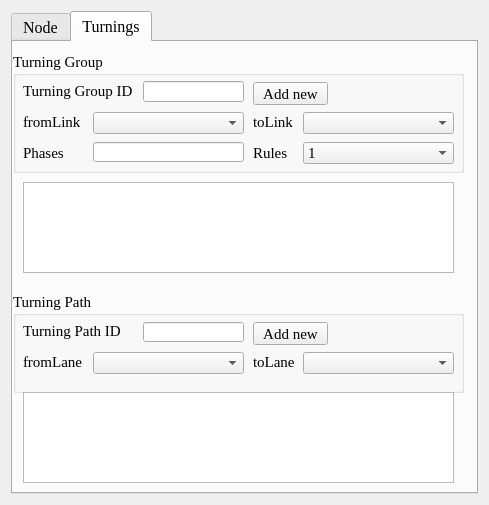
<?xml version="1.0" encoding="UTF-8"?>
<ui version="4.0">
 <class>MultiNode</class>
 <widget class="QDialog" name="MultiNode">
  <property name="enabled">
   <bool>true</bool>
  </property>
  <property name="geometry">
   <rect>
    <x>0</x>
    <y>0</y>
    <width>489</width>
    <height>505</height>
   </rect>
  </property>
  <property name="font">
   <font>
    <family>Tahoma</family>
    <pointsize>13</pointsize>
   </font>
  </property>
  <property name="contextMenuPolicy">
   <enum>Qt::DefaultContextMenu</enum>
  </property>
  <property name="windowTitle">
   <string notr="true">iSimGis Converter</string>
  </property>
  <property name="windowOpacity">
   <double>4.000000000000000</double>
  </property>
  <property name="toolTip">
   <string notr="true"/>
  </property>
  <property name="statusTip">
   <string notr="true"/>
  </property>
  <property name="sizeGripEnabled">
   <bool>false</bool>
  </property>
  <layout class="QGridLayout" name="gridLayout_4">
   <item row="0" column="0">
    <widget class="QTabWidget" name="tabWidget">
     <property name="sizePolicy">
      <sizepolicy hsizetype="Expanding" vsizetype="Expanding">
       <horstretch>0</horstretch>
       <verstretch>0</verstretch>
      </sizepolicy>
     </property>
     <property name="maximumSize">
      <size>
       <width>471</width>
       <height>16777215</height>
      </size>
     </property>
     <property name="font">
      <font>
       <family>Times New Roman</family>
       <pointsize>12</pointsize>
      </font>
     </property>
     <property name="currentIndex">
      <number>1</number>
     </property>
     <property name="iconSize">
      <size>
       <width>16</width>
       <height>16</height>
      </size>
     </property>
     <property name="tabsClosable">
      <bool>false</bool>
     </property>
     <widget class="QWidget" name="tab">
      <attribute name="title">
       <string>Node</string>
      </attribute>
      <widget class="QLabel" name="TrafficLightIDlabel">
       <property name="geometry">
        <rect>
         <x>10</x>
         <y>140</y>
         <width>111</width>
         <height>21</height>
        </rect>
       </property>
       <property name="font">
        <font>
         <family>Times New Roman</family>
         <pointsize>12</pointsize>
        </font>
       </property>
       <property name="text">
        <string>Traffic Light ID</string>
       </property>
       <property name="buddy">
        <cstring>trafficLightID</cstring>
       </property>
      </widget>
      <widget class="QLabel" name="NodeTypelabel">
       <property name="geometry">
        <rect>
         <x>10</x>
         <y>90</y>
         <width>81</width>
         <height>21</height>
        </rect>
       </property>
       <property name="font">
        <font>
         <family>Times New Roman</family>
         <pointsize>12</pointsize>
        </font>
       </property>
       <property name="text">
        <string>Node Type</string>
       </property>
       <property name="buddy">
        <cstring>nodeType</cstring>
       </property>
      </widget>
      <widget class="QComboBox" name="nodeType">
       <property name="geometry">
        <rect>
         <x>90</x>
         <y>90</y>
         <width>361</width>
         <height>21</height>
        </rect>
       </property>
       <property name="font">
        <font>
         <family>Times New Roman</family>
         <pointsize>12</pointsize>
        </font>
       </property>
       <item>
        <property name="text">
         <string>Default Node</string>
        </property>
       </item>
       <item>
        <property name="text">
         <string>Urban Intersection with Signal</string>
        </property>
       </item>
       <item>
        <property name="text">
         <string>Urban Intersection without signal</string>
        </property>
       </item>
       <item>
        <property name="text">
         <string>Priority Merge Node</string>
        </property>
       </item>
       <item>
        <property name="text">
         <string>Non-Priority Merge Node</string>
        </property>
       </item>
      </widget>
      <widget class="QLineEdit" name="trafficLightID">
       <property name="geometry">
        <rect>
         <x>130</x>
         <y>140</y>
         <width>101</width>
         <height>21</height>
        </rect>
       </property>
      </widget>
      <widget class="QGroupBox" name="attributeGroup">
       <property name="geometry">
        <rect>
         <x>1</x>
         <y>28</y>
         <width>463</width>
         <height>45</height>
        </rect>
       </property>
       <property name="font">
        <font>
         <family>Times New Roman</family>
         <pointsize>12</pointsize>
        </font>
       </property>
       <property name="title">
        <string/>
       </property>
       <layout class="QGridLayout" name="gridLayout">
        <property name="leftMargin">
         <number>5</number>
        </property>
        <property name="topMargin">
         <number>5</number>
        </property>
        <property name="rightMargin">
         <number>5</number>
        </property>
        <property name="bottomMargin">
         <number>5</number>
        </property>
        <item row="0" column="0">
         <layout class="QHBoxLayout" name="horizontalLayout">
          <item>
           <widget class="QLabel" name="nodeIdLabel">
            <property name="font">
             <font>
              <family>Times New Roman</family>
              <pointsize>12</pointsize>
             </font>
            </property>
            <property name="text">
             <string>Node Id*</string>
            </property>
            <property name="buddy">
             <cstring>nodeId</cstring>
            </property>
           </widget>
          </item>
          <item>
           <widget class="QLineEdit" name="nodeId">
            <property name="font">
             <font>
              <family>Times New Roman</family>
              <pointsize>11</pointsize>
             </font>
            </property>
           </widget>
          </item>
          <item>
           <widget class="QLabel" name="aimsunIdLabel">
            <property name="font">
             <font>
              <family>Times New Roman</family>
              <pointsize>12</pointsize>
             </font>
            </property>
            <property name="text">
             <string>Aimsun Id*</string>
            </property>
            <property name="buddy">
             <cstring>aimsunId</cstring>
            </property>
           </widget>
          </item>
          <item>
           <widget class="QLineEdit" name="aimsunId">
            <property name="font">
             <font>
              <family>Times New Roman</family>
              <pointsize>11</pointsize>
             </font>
            </property>
           </widget>
          </item>
         </layout>
        </item>
       </layout>
      </widget>
      <widget class="QSplitter" name="splitter">
       <property name="geometry">
        <rect>
         <x>290</x>
         <y>390</y>
         <width>121</width>
         <height>29</height>
        </rect>
       </property>
       <property name="font">
        <font>
         <family>Times New Roman</family>
         <pointsize>11</pointsize>
        </font>
       </property>
       <property name="orientation">
        <enum>Qt::Horizontal</enum>
       </property>
       <widget class="QLabel" name="errorMessage">
        <property name="font">
         <font>
          <family>Times New Roman</family>
          <pointsize>11</pointsize>
          <italic>true</italic>
         </font>
        </property>
        <property name="styleSheet">
         <string notr="true">color: rgb(255, 20, 27)</string>
        </property>
        <property name="text">
         <string/>
        </property>
       </widget>
       <widget class="QPushButton" name="actionButton">
        <property name="maximumSize">
         <size>
          <width>100</width>
          <height>100</height>
         </size>
        </property>
        <property name="font">
         <font>
          <family>Times New Roman</family>
          <pointsize>11</pointsize>
         </font>
        </property>
        <property name="text">
         <string>ADD</string>
        </property>
       </widget>
      </widget>
     </widget>
     <widget class="QWidget" name="tab_3">
      <attribute name="title">
       <string>Turnings</string>
      </attribute>
      <widget class="QGroupBox" name="turningGroup">
       <property name="geometry">
        <rect>
         <x>0</x>
         <y>10</y>
         <width>451</width>
         <height>121</height>
        </rect>
       </property>
       <property name="font">
        <font>
         <family>Times New Roman</family>
         <pointsize>11</pointsize>
        </font>
       </property>
       <property name="title">
        <string>Turning Group</string>
       </property>
       <widget class="QLabel" name="turningGroupIDlabel">
        <property name="geometry">
         <rect>
          <x>10</x>
          <y>30</y>
          <width>111</width>
          <height>17</height>
         </rect>
        </property>
        <property name="text">
         <string>Turning Group ID</string>
        </property>
        <property name="buddy">
         <cstring>turningGroupID</cstring>
        </property>
       </widget>
       <widget class="QLineEdit" name="turningGroupID">
        <property name="geometry">
         <rect>
          <x>130</x>
          <y>29</y>
          <width>101</width>
          <height>21</height>
         </rect>
        </property>
       </widget>
       <widget class="QLabel" name="fromLinklabel">
        <property name="geometry">
         <rect>
          <x>10</x>
          <y>60</y>
          <width>61</width>
          <height>20</height>
         </rect>
        </property>
        <property name="text">
         <string>fromLink</string>
        </property>
        <property name="buddy">
         <cstring>fromLink</cstring>
        </property>
       </widget>
       <widget class="QComboBox" name="fromLink">
        <property name="geometry">
         <rect>
          <x>80</x>
          <y>60</y>
          <width>151</width>
          <height>22</height>
         </rect>
        </property>
       </widget>
       <widget class="QLabel" name="toLinklabel">
        <property name="geometry">
         <rect>
          <x>240</x>
          <y>60</y>
          <width>51</width>
          <height>20</height>
         </rect>
        </property>
        <property name="text">
         <string>toLink</string>
        </property>
        <property name="buddy">
         <cstring>toLink</cstring>
        </property>
       </widget>
       <widget class="QComboBox" name="toLink">
        <property name="geometry">
         <rect>
          <x>290</x>
          <y>60</y>
          <width>151</width>
          <height>22</height>
         </rect>
        </property>
       </widget>
       <widget class="QLabel" name="Phaseslabel">
        <property name="geometry">
         <rect>
          <x>10</x>
          <y>90</y>
          <width>47</width>
          <height>21</height>
         </rect>
        </property>
        <property name="text">
         <string>Phases</string>
        </property>
        <property name="buddy">
         <cstring>Phases</cstring>
        </property>
       </widget>
       <widget class="QComboBox" name="Rules">
        <property name="geometry">
         <rect>
          <x>290</x>
          <y>90</y>
          <width>151</width>
          <height>22</height>
         </rect>
        </property>
        <property name="sizeAdjustPolicy">
         <enum>QComboBox::AdjustToContentsOnFirstShow</enum>
        </property>
        <item>
         <property name="text">
          <string>1</string>
         </property>
        </item>
        <item>
         <property name="text">
          <string>2</string>
         </property>
        </item>
        <item>
         <property name="text">
          <string>3</string>
         </property>
        </item>
        <item>
         <property name="text">
          <string>4</string>
         </property>
        </item>
       </widget>
       <widget class="QLabel" name="Ruleslabel">
        <property name="geometry">
         <rect>
          <x>240</x>
          <y>90</y>
          <width>47</width>
          <height>21</height>
         </rect>
        </property>
        <property name="text">
         <string>Rules</string>
        </property>
        <property name="buddy">
         <cstring>Rules</cstring>
        </property>
       </widget>
       <widget class="QPushButton" name="newturningGroup">
        <property name="geometry">
         <rect>
          <x>240</x>
          <y>30</y>
          <width>75</width>
          <height>23</height>
         </rect>
        </property>
        <property name="text">
         <string>Add new</string>
        </property>
       </widget>
       <widget class="QLineEdit" name="Phases">
        <property name="geometry">
         <rect>
          <x>80</x>
          <y>90</y>
          <width>151</width>
          <height>20</height>
         </rect>
        </property>
       </widget>
      </widget>
      <widget class="QTableWidget" name="TurningGroupTable">
       <property name="geometry">
        <rect>
         <x>10</x>
         <y>140</y>
         <width>431</width>
         <height>91</height>
        </rect>
       </property>
      </widget>
      <widget class="QGroupBox" name="turningPath">
       <property name="geometry">
        <rect>
         <x>0</x>
         <y>250</y>
         <width>451</width>
         <height>101</height>
        </rect>
       </property>
       <property name="font">
        <font>
         <family>Times New Roman</family>
         <pointsize>11</pointsize>
        </font>
       </property>
       <property name="title">
        <string>Turning Path</string>
       </property>
       <property name="flat">
        <bool>false</bool>
       </property>
       <property name="checkable">
        <bool>false</bool>
       </property>
       <widget class="QLabel" name="TurningPathIDlabel">
        <property name="geometry">
         <rect>
          <x>10</x>
          <y>30</y>
          <width>111</width>
          <height>17</height>
         </rect>
        </property>
        <property name="text">
         <string>Turning Path ID</string>
        </property>
        <property name="buddy">
         <cstring>TurningPath</cstring>
        </property>
       </widget>
       <widget class="QLineEdit" name="TurningPath">
        <property name="geometry">
         <rect>
          <x>130</x>
          <y>30</y>
          <width>101</width>
          <height>20</height>
         </rect>
        </property>
       </widget>
       <widget class="QLabel" name="fromLanelabel">
        <property name="geometry">
         <rect>
          <x>10</x>
          <y>60</y>
          <width>61</width>
          <height>20</height>
         </rect>
        </property>
        <property name="text">
         <string>fromLane</string>
        </property>
        <property name="buddy">
         <cstring>fromLane</cstring>
        </property>
       </widget>
       <widget class="QComboBox" name="fromLane">
        <property name="geometry">
         <rect>
          <x>80</x>
          <y>60</y>
          <width>151</width>
          <height>22</height>
         </rect>
        </property>
       </widget>
       <widget class="QLabel" name="toLanelabel">
        <property name="geometry">
         <rect>
          <x>240</x>
          <y>60</y>
          <width>51</width>
          <height>20</height>
         </rect>
        </property>
        <property name="text">
         <string>toLane</string>
        </property>
        <property name="buddy">
         <cstring>toLane</cstring>
        </property>
       </widget>
       <widget class="QComboBox" name="toLane">
        <property name="geometry">
         <rect>
          <x>290</x>
          <y>60</y>
          <width>151</width>
          <height>22</height>
         </rect>
        </property>
       </widget>
       <widget class="QPushButton" name="newTurningPath">
        <property name="geometry">
         <rect>
          <x>240</x>
          <y>30</y>
          <width>75</width>
          <height>23</height>
         </rect>
        </property>
        <property name="text">
         <string>Add new</string>
        </property>
       </widget>
      </widget>
      <widget class="QTableWidget" name="TurningPathTable">
       <property name="geometry">
        <rect>
         <x>10</x>
         <y>350</y>
         <width>431</width>
         <height>91</height>
        </rect>
       </property>
      </widget>
     </widget>
    </widget>
   </item>
  </layout>
 </widget>
 <resources/>
 <connections/>
</ui>
